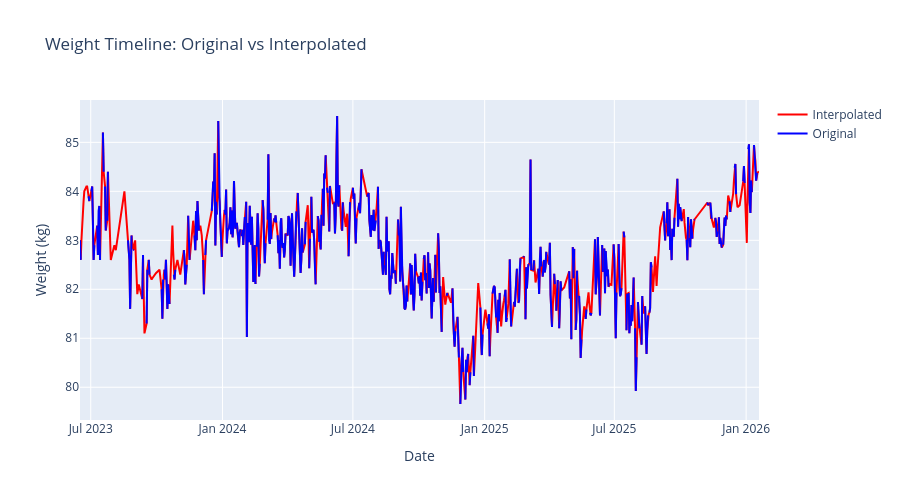

The notebook cell saved with this chart:
### Code cell
# Create interpolated weight series using the function
df_interp = create_interpolated_data(df, column='weight')

print(f"Original data points: {df_interp['weight_original'].notna().sum()}")
print(f"Interpolated points: {df_interp['weight_interpolated_only'].notna().sum()}")
print(f"Total with interpolation: {df_interp['weight_full'].notna().sum()}")

# Plot original vs interpolated weight
fig = go.Figure()

# Interpolated values only (red)
fig.add_trace(go.Scatter(
    x=df_interp['date'],
    y=df_interp['weight_full'],
    mode='lines',
    name='Interpolated',
    marker=dict(size=6, color='red', symbol='circle')
))

# Original weight (blue line)
fig.add_trace(go.Scatter(
    x=df_interp['date'],
    y=df_interp['weight_original'],
    mode='lines',
    name='Original',
    line=dict(color='blue', width=2),
    marker=dict(size=4, color='blue')
))

fig.update_layout(
    title='Weight Timeline: Original vs Interpolated',
    xaxis_title='Date',
    yaxis_title='Weight (kg)',
    hovermode='x unified',
    height=500,
    showlegend=True
)

fig.show()

### Figure 1 — Plotly figure (JSON) as saved in the notebook; plotly's stock layout.template omitted (floating-point values rounded to 4 significant figures; data arrays with more than 128 entries replaced by an {"elided": "..."} marker saying what was removed)
{"data": [{"marker": {"color": "red", "size": 6, "symbol": "circle"}, "mode": "lines", "name": "Interpolated", "type": "scatter", "x": {"elided": "949 str values"}, "y": {"elided": "949 float values"}}, {"line": {"color": "blue", "width": 2}, "marker": {"color": "blue", "size": 4}, "mode": "lines", "name": "Original", "type": "scatter", "x": {"elided": "949 str values"}, "y": {"elided": "949 float values"}}], "layout": {"height": 500, "hovermode": "x unified", "showlegend": true, "title": {"text": "Weight Timeline: Original vs Interpolated"}, "xaxis": {"title": {"text": "Date"}}, "yaxis": {"title": {"text": "Weight (kg)"}}}}
